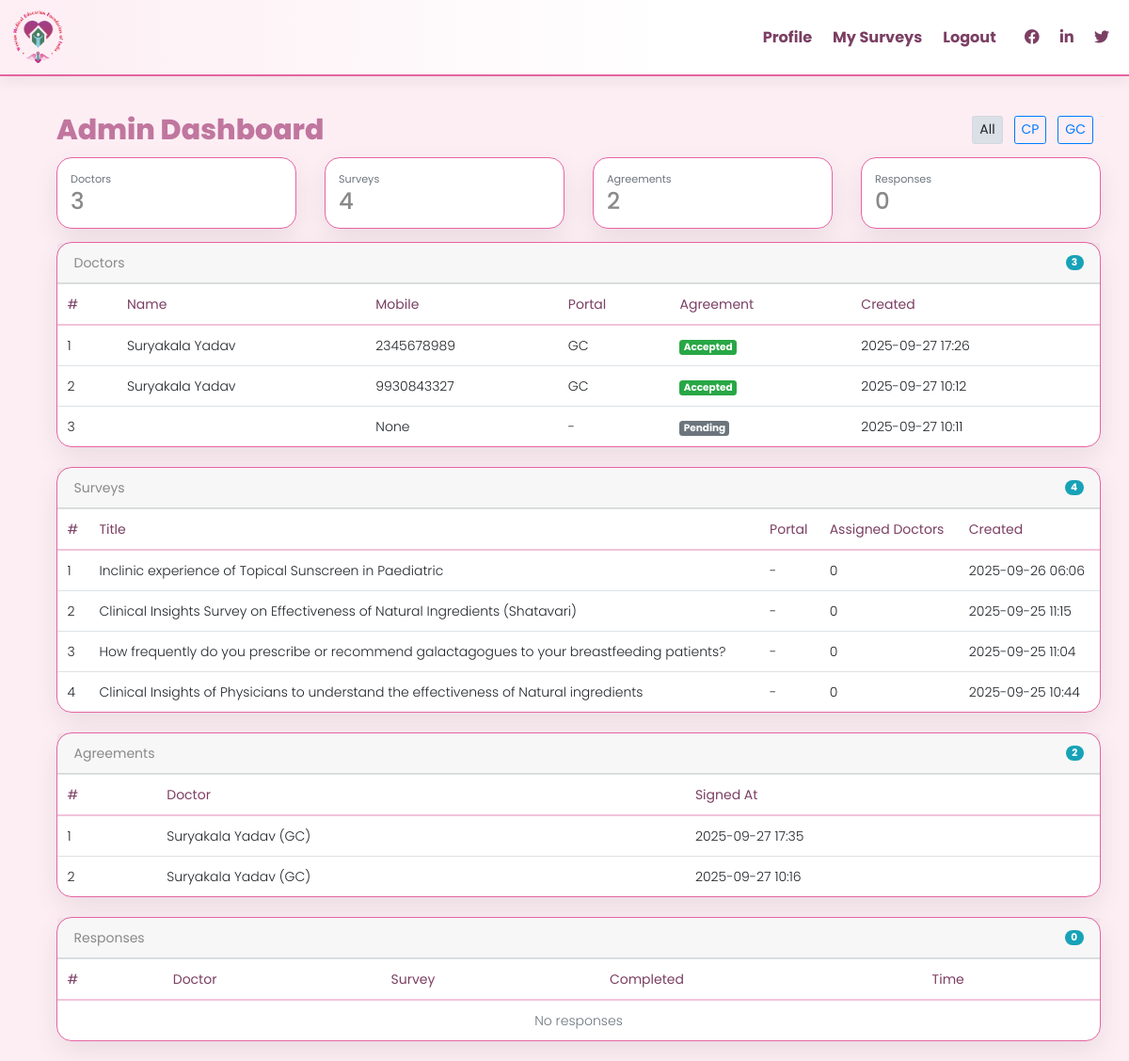
The page /admin-dashboard/ (signed in) on the database as committed earlier.
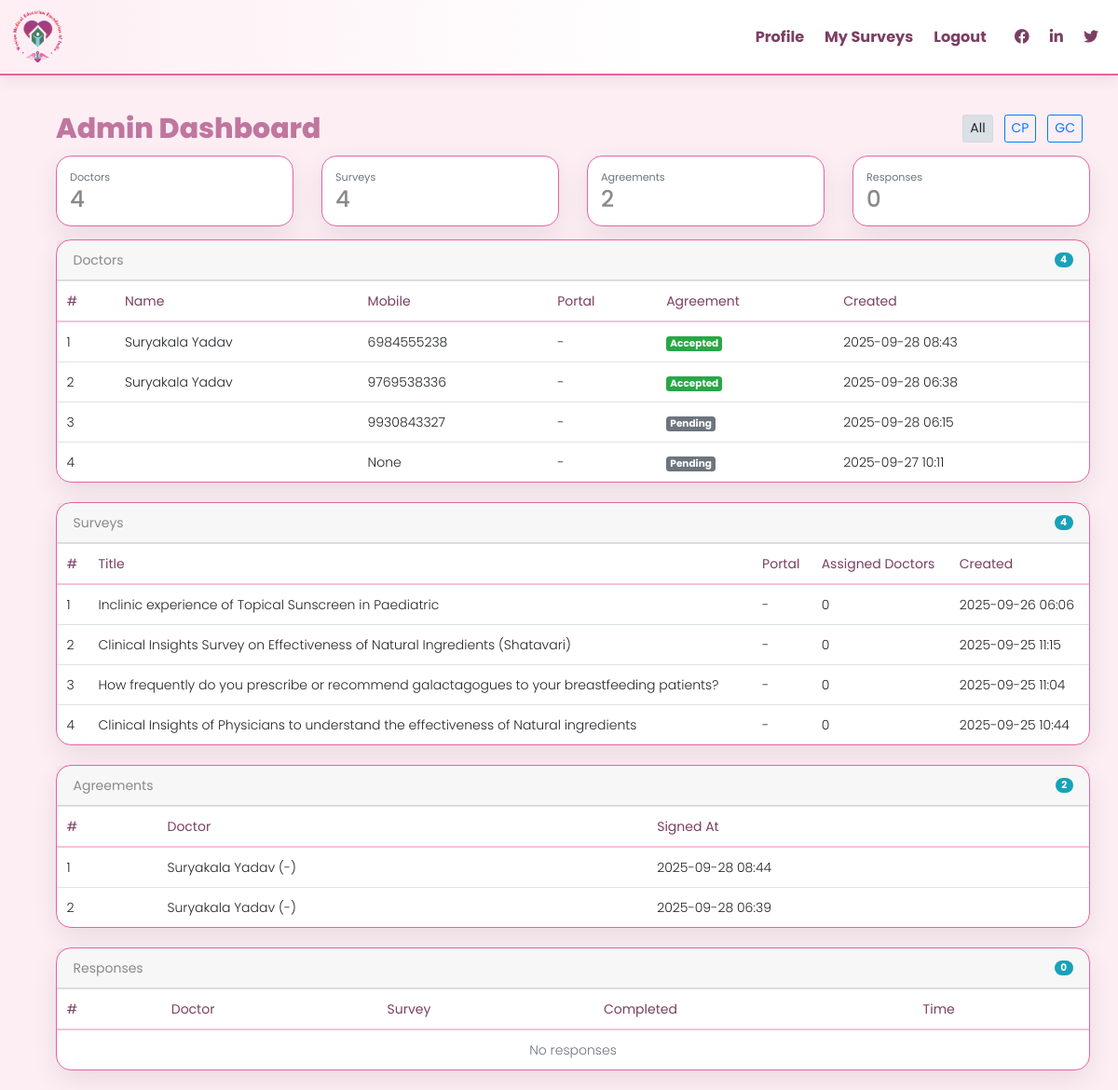
The same page on the database as committed later.
### wtestapp/models.py (models this page shows, shortened)
class Doctor(models.Model):
    user = models.OneToOneField(User, on_delete=models.CASCADE)
    mobile = models.CharField(max_length=15, unique=True, blank=True, null=True)
    first_name = models.CharField(max_length=120, blank=True)
    last_name = models.CharField(max_length=120, blank=True)
    email = models.EmailField(blank=True)
    PORTAL_CHOICES = (
        ("CP", "CP"),
        ("GC", "GC"),
    )
    portal_type = models.CharField(max_length=10, choices=PORTAL_CHOICES, blank=True, null=True)
    GENDER_CHOICES = (
        ('Male', 'Male'),
        ('Female', 'Female'),
        ('Other', 'Other'),
    )
    gender = models.CharField(max_length=10, choices=GENDER_CHOICES, blank=True, null=True)
    address = models.TextField(blank=True)
    state = models.CharField(max_length=50, blank=True)
    city = models.CharField(max_length=50, blank=True)
    pincode = models.CharField(max_length=10, blank=True)
    profession = models.CharField(max_length=80, blank=True)
    specialty = models.CharField(max_length=80, blank=False, null=False)
    contact_info = models.CharField(max_length=200, blank=False, null=False)
    degree = models.CharField(max_length=80, blank=True)
    diploma = models.CharField(max_length=80, blank=True)
    pg_degree = models.CharField(max_length=80, blank=True)
    diplomate = models.CharField(max_length=80, blank=True)
    superspeciality = models.CharField(max_length=80, blank=True)
    mci_registration = models.CharField(max_length=80, blank=True)
    pan = models.CharField(max_length=20, blank=True)
    pan_copy = models.FileField(upload_to='documents/', blank=True, null=True)
    cancelled_cheque = models.FileField(upload_to='documents/', blank=True, null=True)
    visiting_card = models.FileField(upload_to='documents/', blank=True, null=True)
    optional_document = models.FileField(upload_to='documents/', blank=True, null=True)
    prescription_name = models.CharField(max_length=150, blank=True)
    prescription_file = models.FileField(upload_to='documents/', blank=True, null=True)
    clinic_name = models.CharField(max_length=120, blank=True)
    qualification = models.CharField(max_length=120, blank=True)
    gst_number = models.CharField(max_length=15, blank=True, null=True)
    has_gst = models.BooleanField(default=False)
    bank_account_name = models.CharField(max_length=120, blank=True, null=True)
    bank_name = models.CharField(max_length=120, blank=True, null=True)
    account_no = models.CharField(max_length=50, blank=True, null=True)
    branch = models.CharField(max_length=100, blank=True, null=True)
    ifsc = models.CharField(max_length=20, blank=True, null=True)
    agreement_accepted = models.BooleanField(default=False)
    agreement_amount = models.PositiveIntegerField(blank=True, null=True)
    created_at = models.DateTimeField(auto_now_add=True)
    updated_at = models.DateTimeField(auto_now=True)

class Survey(models.Model):
    title = models.CharField(max_length=255)
    description = models.TextField(blank=True, null=True)
    assigned_to = models.ManyToManyField(Doctor, related_name='surveys', blank=True)
    PORTAL_CHOICES = (
        ("CP", "CP"),
        ("GC", "GC"),
    )
    portal_type = models.CharField(max_length=10, choices=PORTAL_CHOICES, blank=True, null=True)
    created_at = models.DateTimeField(auto_now_add=True)

class Agreement(models.Model):
    doctor = models.OneToOneField(Doctor, on_delete=models.CASCADE, related_name='signed_agreement')
    agreement_text = models.TextField()
    digital_signature = models.TextField(blank=True, null=True)  # Base64 encoded signature
    signature_type = models.CharField(max_length=20, choices=[('drawn', 'Drawn'), ('typed', 'Typed')], default='drawn')
    signed_at = models.DateTimeField(auto_now_add=True)
    pdf_file = models.FileField(upload_to='agreements/', blank=True, null=True)
    ip_address = models.GenericIPAddressField(blank=True, null=True)
    user_agent = models.TextField(blank=True, null=True)

### wtestapp/views.py (the view)
# urls.py: path('admin-dashboard/', views.admin_dashboard_view, name='admin_dashboard'),
@login_required
def admin_dashboard_view(request):
    portal = request.GET.get('portal')
    doctors = Doctor.objects.all()
    surveys = Survey.objects.all()
    agreements = Agreement.objects.all()
    responses = SurveyResponse.objects.all()
    if portal in ('CP', 'GC'):
        doctors = doctors.filter(portal_type=portal)
        surveys = surveys.filter(portal_type=portal)
        agreements = agreements.filter(doctor__portal_type=portal)
        responses = responses.filter(survey__portal_type=portal)
    context = {
        'portal': portal,
        'doctors': doctors.select_related('user').order_by('-created_at'),
        'surveys': surveys.order_by('-created_at'),
        'agreements': agreements.select_related('doctor__user').order_by('-signed_at'),
        'responses': responses.select_related('doctor__user', 'survey').order_by('-started_at'),
    }
    return render(request, 'wtestapp/admin_dashboard.html', context)

### wtestapp/context_processors.py (called while the page is built)
def doctor_context(request):
    mobile = request.session.get('mobile')
    if mobile:
        try:
            doctor = Doctor.objects.get(mobile=mobile)
            return {'doctor': doctor}
        except Doctor.DoesNotExist:
            return {}
    return {}

### wtestapp/templates/wtestapp/admin_dashboard.html (shortened to what this page needs)
{% extends 'wtestapp/base.html' %}
{% load static %}
{% block content %}
<div class="container my-4">
  <div class="d-flex justify-content-between align-items-center mb-3">
    <h2 class="page-title mb-0">Admin Dashboard</h2>
    <div class="filter">
      <a href="?" class="btn btn-light btn-sm {% if not portal %}active{% endif %}">All</a>
      <a href="?portal=CP" class="btn btn-outline-primary btn-sm {% if portal == 'CP' %}active{% endif %}">CP</a>
      <a href="?portal=GC" class="btn btn-outline-primary btn-sm {% if portal == 'GC' %}active{% endif %}">GC</a>
    </div>
  </div>
  <div class="row g-3 mb-3">
    <div class="col-md-3">
      <div class="card p-3">
        <div class="small text-muted">Doctors</div>
        <div class="h3 mb-0">{{ doctors|length }}</div>
      </div>
    </div>
    <div class="col-md-3">
      <div class="card p-3">
        <div class="small text-muted">Surveys</div>
        <div class="h3 mb-0">{{ surveys|length }}</div>
      </div>
    </div>
    <div class="col-md-3">
      <div class="card p-3">
        <div class="small text-muted">Agreements</div>
        <div class="h3 mb-0">{{ agreements|length }}</div>
      </div>
    </div>
    <div class="col-md-3">
      <div class="card p-3">
        <div class="small text-muted">Responses</div>
        <div class="h3 mb-0">{{ responses|length }}</div>
      </div>
    </div>
  </div>
  <div class="card mb-4">
    <div class="card-header d-flex justify-content-between align-items-center">
      <strong>Doctors</strong>
      <span class="badge badge-pill badge-info">{{ doctors|length }}</span>
    </div>
    <div class="card-body p-0">
      <div class="table-responsive">
        <table class="table mb-0">
          <thead>
            <tr>
              <th>#</th>
              <th>Name</th>
              <th>Mobile</th>
              <th>Portal</th>
              <th>Agreement</th>
              <th>Created</th>
            </tr>
          </thead>
          <tbody>
            {% for d in doctors %}
              <tr>
                <td>{{ forloop.counter }}</td>
                <td>{{ d.first_name }} {{ d.last_name }}</td>
                <td>{{ d.mobile }}</td>
                <td>{{ d.portal_type|default:'-' }}</td>
                <td>
                  {% if d.agreement_accepted %}
                    <span class="badge badge-success">Accepted</span>
                  {% else %}
                    <span class="badge badge-secondary">Pending</span>
                  {% endif %}
                </td>
                <td>{{ d.created_at|date:'Y-m-d H:i' }}</td>
              </tr>
            {% empty %}
              <tr><td colspan="6" class="text-center text-muted">No doctors</td></tr>
            {% endfor %}
          </tbody>
        </table>
      </div>
    </div>
  </div>
  <div class="card mb-4">
    <div class="card-header d-flex justify-content-between align-items-center">
      <strong>Surveys</strong>
      <span class="badge badge-pill badge-info">{{ surveys|length }}</span>
    </div>
    <div class="card-body p-0">
      <div class="table-responsive">
        <table class="table mb-0">
          <thead>
            <tr>
              <th>#</th>
              <th>Title</th>
              <th>Portal</th>
              <th>Assigned Doctors</th>
              <th>Created</th>
            </tr>
          </thead>
          <tbody>
            {% for s in surveys %}
              <tr>
                <td>{{ forloop.counter }}</td>
                <td>{{ s.title }}</td>
                <td>{{ s.portal_type|default:'-' }}</td>
                <td>{{ s.assigned_to.count }}</td>
                <td>{{ s.created_at|date:'Y-m-d H:i' }}</td>
              </tr>
            {% empty %}
              <tr><td colspan="5" class="text-center text-muted">No surveys</td></tr>
            {% endfor %}
          </tbody>
        </table>
      </div>
    </div>
  </div>
  <div class="card mb-4">
    <div class="card-header d-flex justify-content-between align-items-center">
      <strong>Agreements</strong>
      <span class="badge badge-pill badge-info">{{ agreements|length }}</span>
    </div>
    <div class="card-body p-0">
      <div class="table-responsive">
        <table class="table mb-0">
          <thead>
            <tr>
              <th>#</th>
              <th>Doctor</th>
              <th>Signed At</th>
            </tr>
          </thead>
          <tbody>
            {% for a in agreements %}
              <tr>
                <td>{{ forloop.counter }}</td>
                <td>{{ a.doctor.first_name }} {{ a.doctor.last_name }} ({{ a.doctor.portal_type|default:'-' }})</td>
                <td>{{ a.signed_at|date:'Y-m-d H:i' }}</td>
              </tr>
            {% empty %}
              <tr><td colspan="3" class="text-center text-muted">No agreements</td></tr>
            {% endfor %}
          </tbody>
        </table>
      </div>
    </div>
  </div>
  <div class="card mb-4">
    <div class="card-header d-flex justify-content-between align-items-center">
      <strong>Responses</strong>
      <span class="badge badge-pill badge-info">{{ responses|length }}</span>
    </div>
    <div class="card-body p-0">
      <div class="table-responsive">
        <table class="table mb-0">
          <thead>
            <tr>
              <th>#</th>
              <th>Doctor</th>
              <th>Survey</th>
              <th>Completed</th>
              <th>Time</th>
            </tr>
          </thead>
          <tbody>
            {% for r in responses %}
              <tr>
                <td>{{ forloop.counter }}</td>
                <td>{{ r.doctor.first_name }} {{ r.doctor.last_name }} ({{ r.doctor.portal_type|default:'-' }})</td>
                <td>{{ r.survey.title }}</td>
                <td>{% if r.is_completed %}<span class="badge badge-success">Yes</span>{% else %}<span class="badge badge-secondary">No</span>{% endif %}</td>
                <td>{% if r.completed_at %}{{ r.completed_at|date:'Y-m-d H:i' }}{% else %}-{% endif %}</td>
              </tr>
            {% empty %}
              <tr><td colspan="5" class="text-center text-muted">No responses</td></tr>
            {% endfor %}
          </tbody>
        </table>
      </div>
    </div>
  </div>
</div>
{% endblock %}

### wtestapp/templates/wtestapp/base.html (shortened to what this page needs)
{% load static %}
<!DOCTYPE html>
<html lang="en">
<head>
    <link href="https://stackpath.bootstrapcdn.com/bootstrap/4.5.2/css/bootstrap.min.css" rel="stylesheet">
    <link rel="stylesheet" href="https://cdnjs.cloudflare.com/ajax/libs/font-awesome/5.15.4/css/all.min.css">
    <link rel="stylesheet" href="{% static 'css/style.css' %}">
</head>
<body>
    <nav class="navbar navbar-expand-lg navbar-custom">
        <a class="navbar-brand" href="#">
            <img src="{% static 'images/logo/logo.png'%}" class="d-inline-block align-top" alt="Logo">
        </a>
        <div class="collapse navbar-collapse" id="navbarNav">
            <ul class="navbar-nav ml-auto">
                <li class="nav-item">
                    <a class="nav-link" href="/gc/doctor_profile/">Profile</a>
                </li>
                <li class="nav-item">
                    <a
                      id="mySurveysLink"
                      class="nav-link"
                      href="/gc/doctor/surveys/"
                      data-status-url="/gc/doctor_status/"
                      data-surveys-url="/gc/doctor/surveys/"
                      data-edit-url="/gc/doctor_profile/edit/"
                    >My Surveys</a>
                </li>
                <li class="nav-item">
                    <a class="nav-link" href="{% url 'logout' %}">Logout</a>
                </li>
                <li class="nav-item">
                    <a class="nav-link" href="#"><i class="fab fa-facebook"></i></a>
                </li>
                <li class="nav-item">
                    <a class="nav-link" href="#"><i class="fab fa-linkedin"></i></a>
                </li>
                <li class="nav-item">
                    <a class="nav-link" href="#"><i class="fab fa-twitter"></i></a>
                </li>
            </ul>
        </div>
    </nav>
    <div class="container mt-5">
        {% block content %}{% endblock %}
    </div>
</body>
</html>

### wtestapp/static/css/style.css (style rules this page uses)
* { margin: 0; padding: 0; outline: none !important; }
html, body { color: #898989; font-size: 14px; font-family: 'Poppins', sans-serif; line-height: normal; font-weight: 300; overflow-x: hidden !important; }
a { color: #1f1f1f; text-decoration: none !important; outline: none !important; -webkit-transition: all .3s ease-in-out; -moz-transition: all .3s ease-in-out; -ms-transition: all .3s ease-in-out; -o-transition: all .3s ease-in-out; transition: all .3s ease-in-out; }
h1, h2, h3, h4, h5, h6 { letter-spacing: 0; font-weight: normal; position: relative; padding: 0; font-weight: normal; line-height: normal; color: #1f1f1f; margin: 0 }
a { color: #898989; text-decoration: none; outline: none; }
a, .btn { text-decoration: none !important; outline: none !important; -webkit-transition: all .3s ease-in-out; -moz-transition: all .3s ease-in-out; -ms-transition: all .3s ease-in-out; -o-transition: all .3s ease-in-out; transition: all .3s ease-in-out; }
ul { list-style-type: none; padding: 0px; margin: 0px; }
h2 { font-size: 30px; color: #000; line-height: 20px; font-weight: 700; position: relative; }
.container { width: 1200px; }
i, span { display: inline-block; }
.btn { font-size: 14px; }
.table thead th { font-weight: 400; }

### wtestapp/templates/wtestapp/base.html (style rules this page uses)
:root { --teal:#64c5cb; --purple:#c0769e; --pink:#e664a2; --navbg:#fce6f0; }
.navbar-custom { background: linear-gradient(90deg, #fdeef4 0%, #ffffff 60%); border-bottom: 2px solid var(--pink); box-shadow: 0 6px 14px rgba(0,0,0,.06); }
.navbar-custom .navbar-brand img { height: 56px; width: auto; }
.navbar-custom .nav-link { color:#7b3f63; font-weight: 700; font-size: 1.15rem; padding: .75rem 1.25rem; border-radius: .5rem; transition: all .2s ease; }
.navbar-custom .navbar-nav .nav-item { margin-left: 8px; }
.navbar-custom .navbar-brand { margin-right: 16px; }

### wtestapp/templates/wtestapp/admin_dashboard.html (style rules this page uses)
:root { --teal:#64c5cb; --purple:#c0769e; --pink:#e664a2; --bg:#fdeef4; --card:#ffffff; }
body { background: var(--bg); }
.card { background:var(--card); border:1px solid var(--pink); border-radius:16px; box-shadow:0 10px 28px rgba(0,0,0,.08); }
.page-title { color:var(--purple); font-weight:800; }
.badge-pill { border-radius:999px; }
.filter a { margin-right:8px; }
.table thead th { border-bottom: 2px solid #f2c3db; color:#7b3f63; }

Rows that differ between the two databases and show on the page:
removed Doctor: first_name "Suryakala", last_name "Yadav", mobile "2345678989", portal_type "GC", agreement_accepted "Accepted", created_at "2025-09-27 17:26"
removed Doctor: first_name "Suryakala", last_name "Yadav", mobile "9930843327", portal_type "GC", agreement_accepted "Accepted", created_at "2025-09-27 10:12"
removed Agreement: doctor.first_name "Suryakala", doctor.last_name "Yadav", doctor.portal_type "GC", signed_at "2025-09-27 17:35"
removed Agreement: doctor.first_name "Suryakala", doctor.last_name "Yadav", doctor.portal_type "GC", signed_at "2025-09-27 10:16"
added Doctor: first_name "Suryakala", last_name "Yadav", mobile "6984555238", portal_type "-", agreement_accepted "Accepted", created_at "2025-09-28 08:43"
added Doctor: first_name "Suryakala", last_name "Yadav", mobile "9769538336", portal_type "-", agreement_accepted "Accepted", created_at "2025-09-28 06:38"
added Doctor: mobile "9930843327", portal_type "-", agreement_accepted "Pending", created_at "2025-09-28 06:15"
added Agreement: doctor.first_name "Suryakala", doctor.last_name "Yadav", doctor.portal_type "-", signed_at "2025-09-28 08:44"
added Agreement: doctor.first_name "Suryakala", doctor.last_name "Yadav", doctor.portal_type "-", signed_at "2025-09-28 06:39"
Other text that changed with them:
{{ doctors|length }}: "3" → "4"
